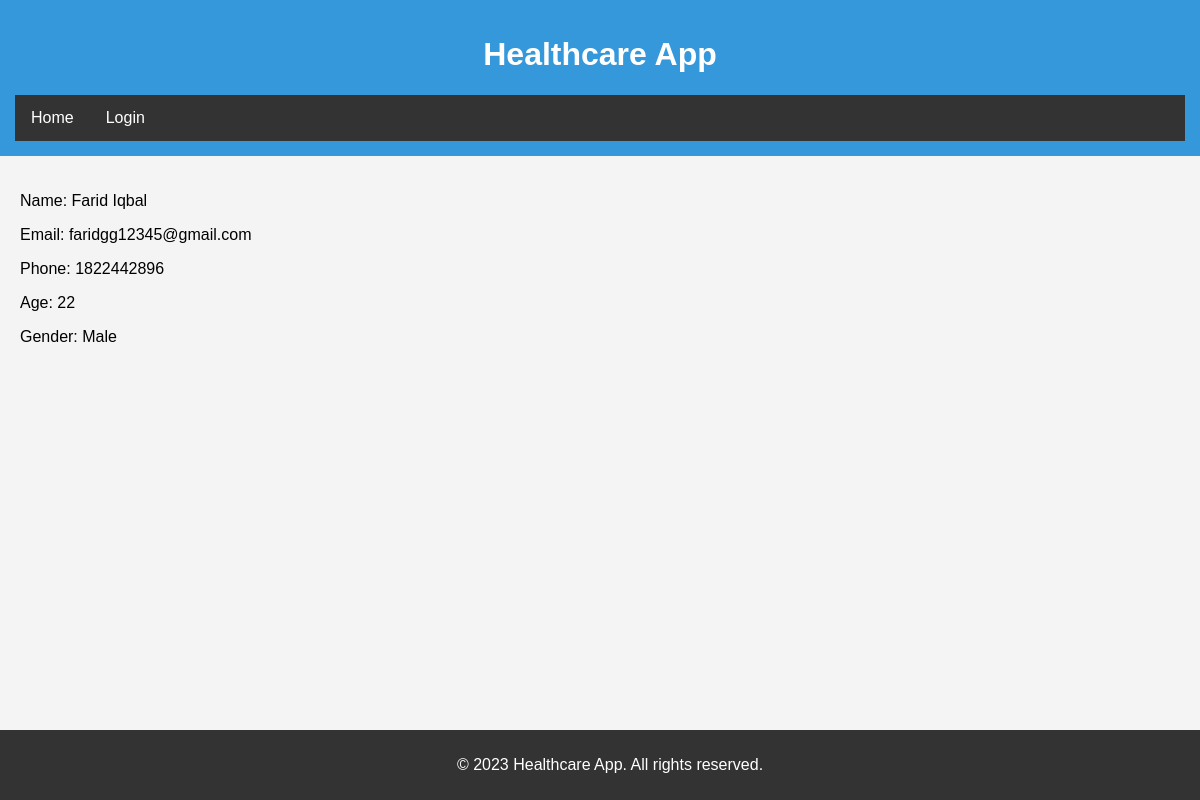
Before: /profile/ (signed in) with the older database file.
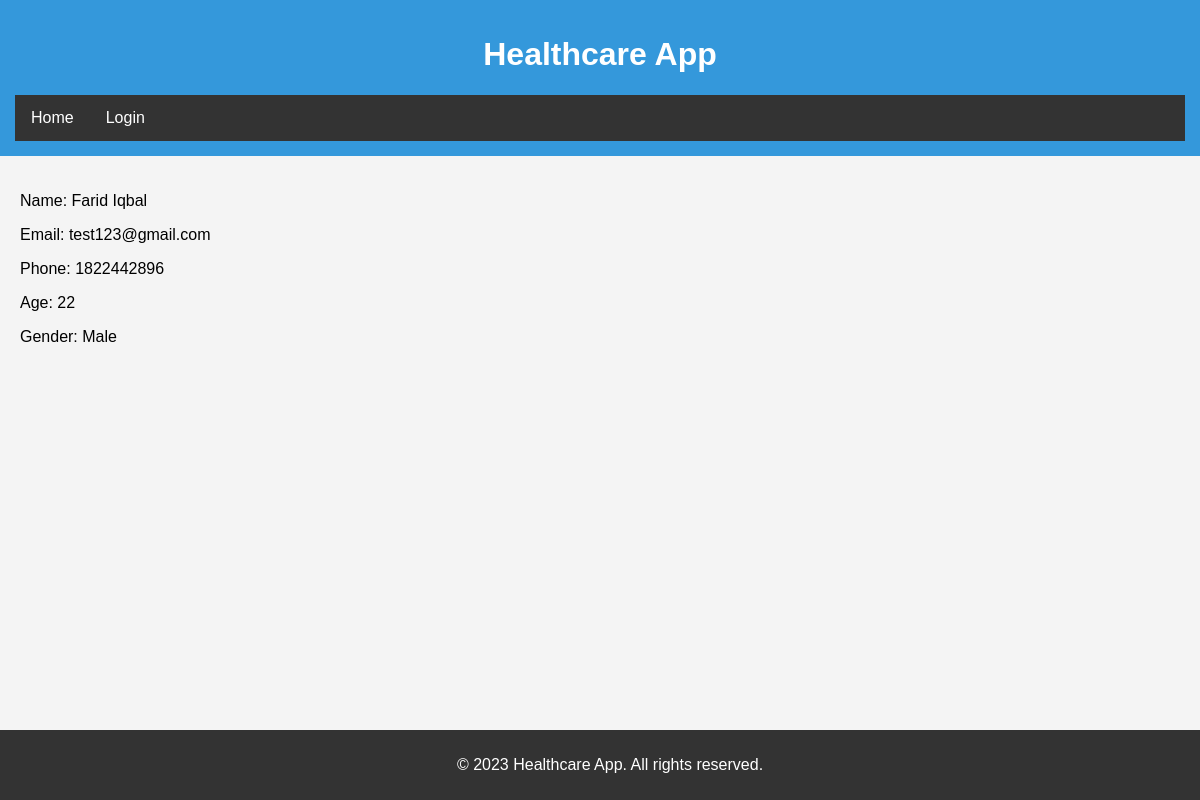
After: the same page with the newer database file.
### website/models.py (models this page shows, shortened)
class Patient(AbstractUser):
    username = models.CharField(max_length=150, primary_key=True)
    email = models.EmailField(unique=True)
    phone = models.IntegerField(null=True)
    age = models.PositiveIntegerField(null=True)
    name = models.CharField(max_length=100)
    gender = models.CharField(max_length=10)
    evaluated_hospitals = models.ManyToManyField(Hospital, through='PatientHospitalEvaluation', related_name='evaluated_by_patients')

### website/views.py (the view)
# urls.py: path('profile/', views.profile_view, name='profile'),
def profile_view(request):
    user = request.user
    patient = Patient.objects.get(username=user.username)
    context = {'patient': patient}
    return render(request, 'profile.html', context)

### website/templates/profile.html
{% extends 'base.html' %}
{% block content %}
  <p>Name: {{ patient.name }}</p>
  <p>Email: {{ patient.email }}</p>
  <p>Phone: {{ patient.phone }}</p>
  <p>Age: {{ patient.age }}</p>
  <p>Gender: {{ patient.gender }}</p>
{% endblock %}

### website/templates/base.html (shortened to what this page needs)
<!DOCTYPE html>
<html lang="en">
<head>
</head>
<body>
<header>
    <h1>Healthcare App</h1>
    <nav>
        <ul>
            <li><a href="{% url 'home' %}">Home</a></li>
            <li><a href="{% url 'login' %}">Login</a></li>
        </ul>
    </nav>
</header>
<main>
    {% block content %}{% endblock %}
</main>
<footer>
    <p>&copy; 2023 Healthcare App. All rights reserved.</p>
</footer>
</body>
</html>

### website/templates/base.html (style rules this page uses)
body { font-family: 'Arial', sans-serif; margin: 0; padding: 0; background-color: #f4f4f4; }
header { background-color: #3498db; color: white; padding: 15px; text-align: center; }
nav { background-color: #333; overflow: hidden; }
nav ul { list-style-type: none; margin: 0; padding: 0; overflow: hidden; }
nav li { float: left; }
nav a { display: block; color: white; text-align: center; padding: 14px 16px; text-decoration: none; }
main { padding: 20px; }
footer { background-color: #333; color: white; text-align: center; padding: 10px; position: fixed; bottom: 0; width: 100%; }

Changed rows visible on the page:
changed Patient "Farid Iqbal": email "faridgg12345@gmail.com" → "test123@gmail.com"
